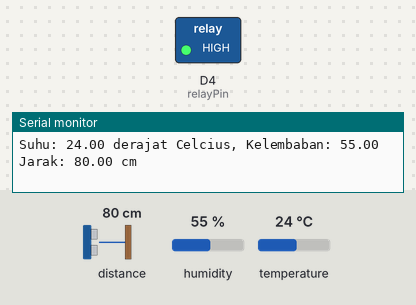
Bench run of a sketch on a simulated ESP8266 (NodeMCU). Shown: switched loads named in the sketch (green lamp = pin HIGH), the last lines printed to the serial monitor. Inputs (shaded band) come from the test bench; at power-on: temperature 24 °C, distance to the obstacle 80 cm, humidity 55 %. The echo pulse lasts 58.3 µs per cm; pins used as bus, display or sensor lines are not drawn.

Above: at 2.8 s.
2.9 s: temperature set to 28 °C
5.6 s: temperature set to 29.3 °C
At 7.4 s:
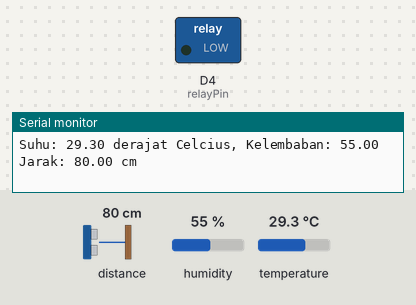
8.3 s: temperature set to 12 °C
At 11.2 s:
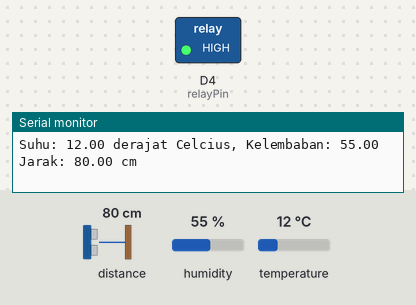
11.5 s: temperature set to 33 °C
At 13.2 s:
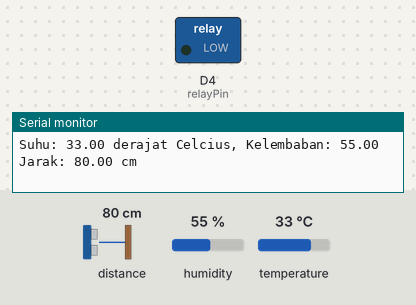
Timing chart, 0 to 14.7 s (numbered marks = the images above; inputs shaded):
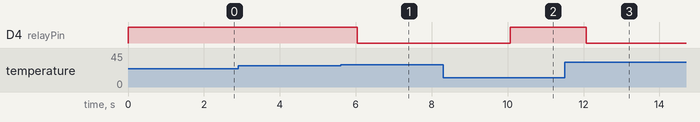

Measured:
- the behaviour switches between 28.5 and 28.6 °C on temperature (found by bisection; images 0 and 1)
- after the input at 5.6 s, D4 (relayPin): HIGH → LOW after 0.44 s
- after the input at 8.3 s, D4 (relayPin): LOW → HIGH after 1.8 s
- after the input at 11.5 s, D4 (relayPin): HIGH → LOW after 0.58 s

The sketch:

program_kipas_otomatis.ino
```cpp
#include <DHT.h>
#include <Ultrasonic.h>
#include <ESP8266WiFi.h>

#define DHTPIN D11    // Pin yang digunakan untuk menghubungkan DHT22
#define DHTTYPE DHT22   // Tipe sensor DHT22
#define echoPin D3
#define trigPin D7
#define relayPin D4


DHT dht(DHTPIN, DHTTYPE);

Ultrasonic ultrasonic(D7, D3);   // Pin trigger dan echo untuk HCSR04

void setup() {
  // Inisialisasi serial untuk debugging
  Serial.begin(9600);
  dht.begin();

  // Inisialisasi pin relay

  pinMode(trigPin, OUTPUT);
  pinMode(echoPin, INPUT);
  pinMode(relayPin, OUTPUT);
}

void loop() {
  // Baca nilai suhu dan kelembaban dari DHT22
  float h = dht.readHumidity();
  float t = dht.readTemperature();

  // Baca nilai jarak dari HCSR04
  float distance = ultrasonic.read();

  //jarak
  digitalWrite(trigPin, LOW);
  delayMicroseconds(5);
  digitalWrite(trigPin, HIGH);
  delayMicroseconds(5);
  digitalWrite(trigPin, LOW);
  delayMicroseconds(5);

  // Cek apakah jarak kurang dari 10 cm, jika ya maka aktifkan relay

//  if (distance < 100) {
//    digitalWrite(relayPin, LOW);
//  } else {
//   digitalWrite(relayPin, HIGH);
//  }

  if (t > 28.50){
    if(distance<=100){
    digitalWrite(relayPin, LOW); // relay aktif
  } else { // selain itu maka
  digitalWrite(relayPin, HIGH); // relay mati
  }
  }else{
    digitalWrite(relayPin, HIGH);
  }

  // Cetak nilai suhu, kelembaban, dan jarak ke serial monitor
  Serial.print("Suhu: ");
  Serial.print(t);
  Serial.print(" derajat Celcius, Kelembaban: ");
  Serial.print(h);
  Serial.print(" Jarak: ");
  Serial.print(distance);
  Serial.println(" cm");

  // Tunggu selama 1 detik sebelum membaca nilai sensor kembali
  delay(2000);
}
```
